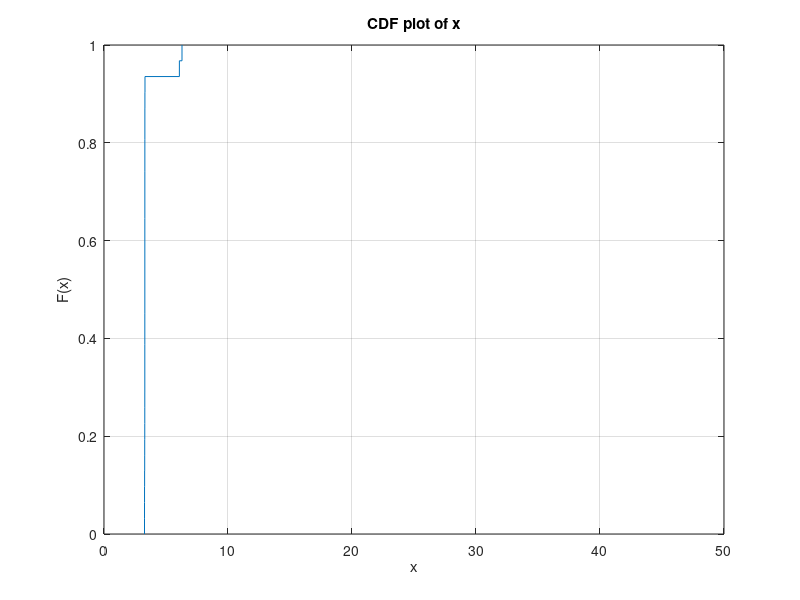

The MATLAB source for this figure:
clear;
clc

data = csvread('activep4_latency_0.csv');

data = data( : , 2);
data = data / 1000;

cdfplot(data);

xlim([0 50]);